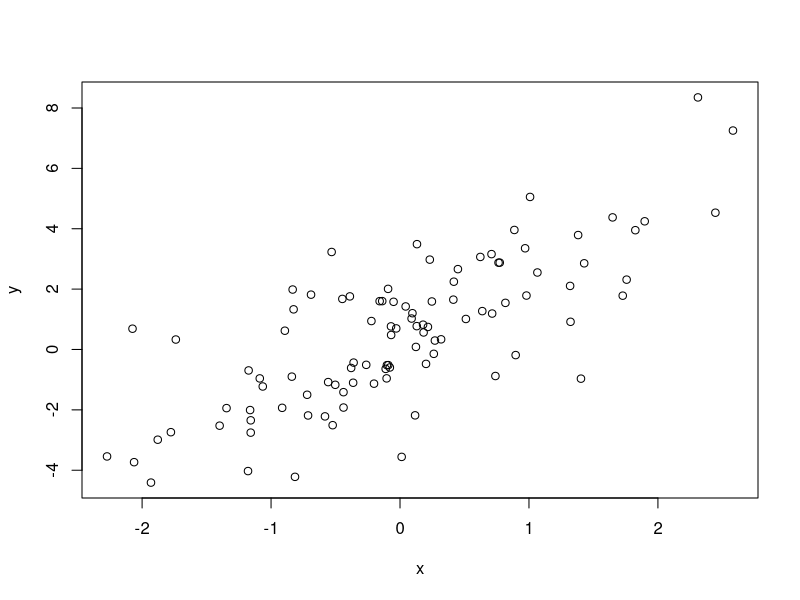
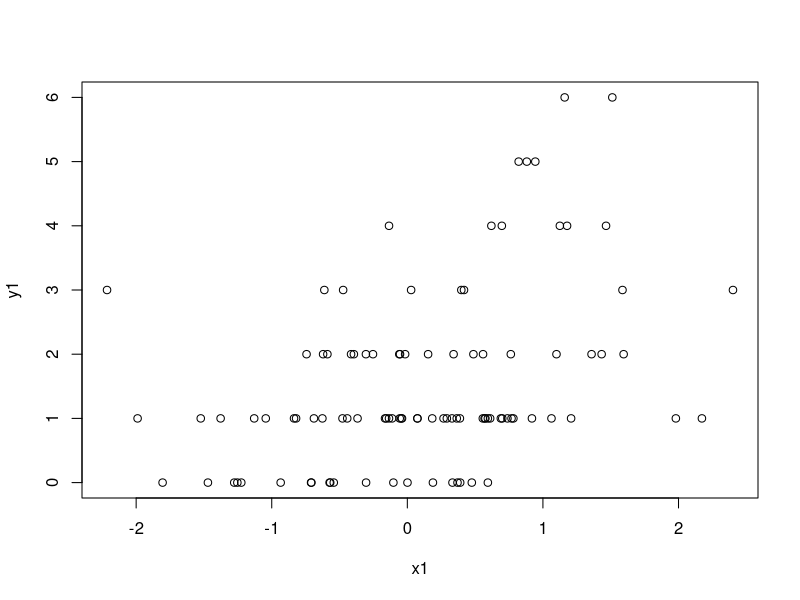

Write the R code that produced these figures, in order.
# set seed for random number generation
set.seed(100)
# x is a vector of random variables of 100 numbers
x <- rnorm(100)
# epsilon or e is also a vector of random variables with mean 0 and standard deviation 2
e <- rnorm(100,0,2)
# the linear model
y <- 0.5 + 2*x + e
summary(y)
#plotting x w.r.t y
plot(x,y)
# Now poisson distribution
set.seed(1)
x1 <- rnorm(100)
# set the logarithm for x1 according to the equation
log.mu <- 0.5 + 0.3 *x1
y1 <- rpois(100,exp(log.mu))
summary(y1)
plot(x1,y1)


# sample function
#sample four numbers between 1 and 10
sample(1:10,4)
#sample letters
sample(letters,5)
